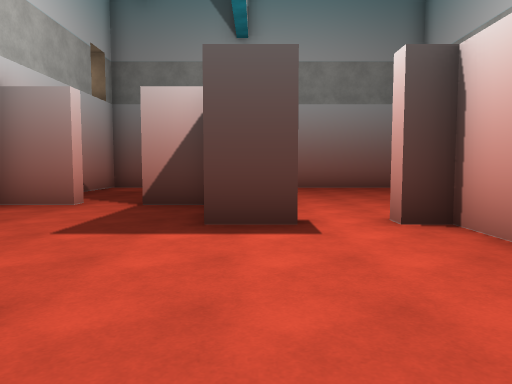
View 1 (above)

14 first-person views from a walk through a Unity game level. The camera is 1.4 m above the floor, tilts 4° down and sees 70° across. Doors are open. The floor is counted in squares, 2 m on a side. Each view is taken from the middle of a square. On the plan, view 1 faces up. The plan holds only what a view shows up to about 11 squares ahead; the rest is blank. The place goes on beyond the plan. Some surface patterns are stand-ins.

View 2
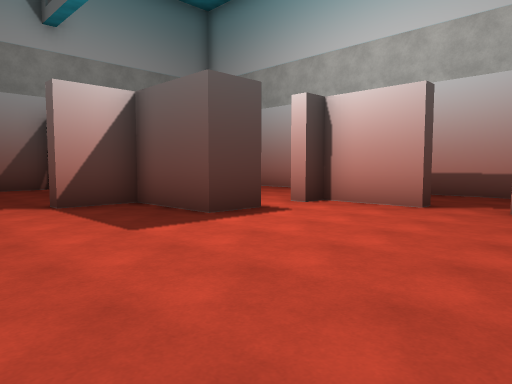

View 3
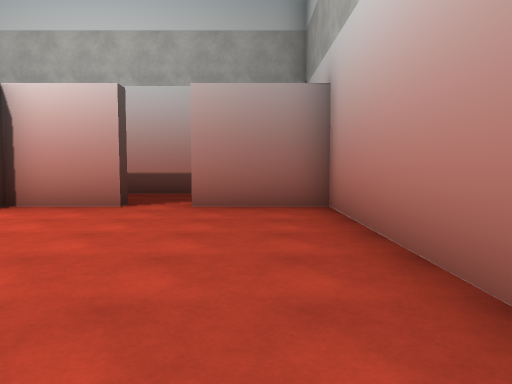

View 4
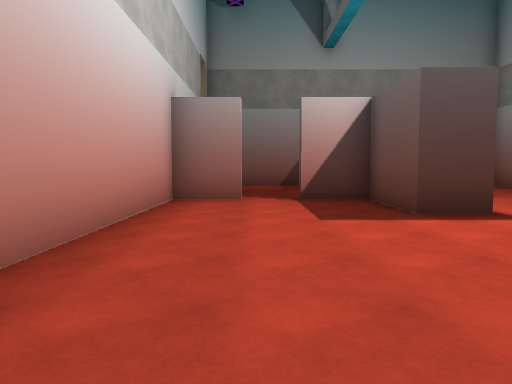

View 5
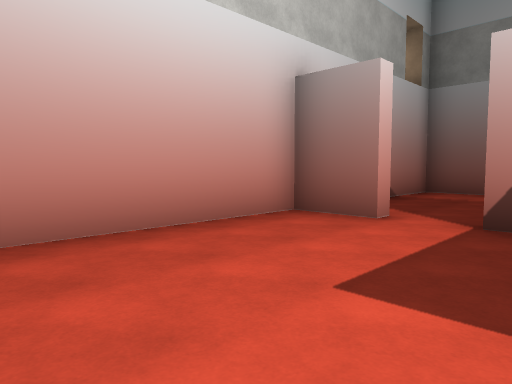

View 6
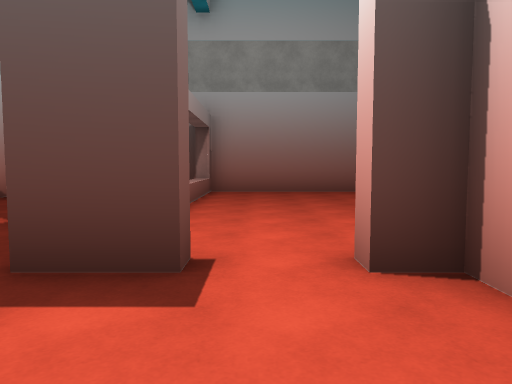

View 7
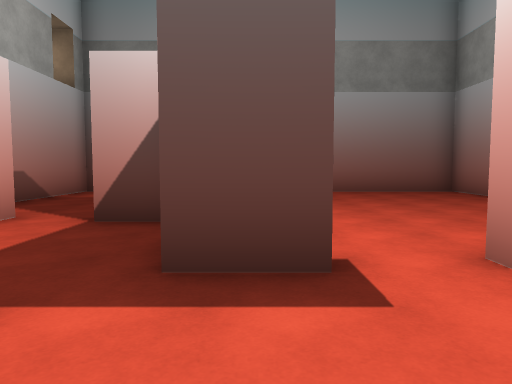

View 8
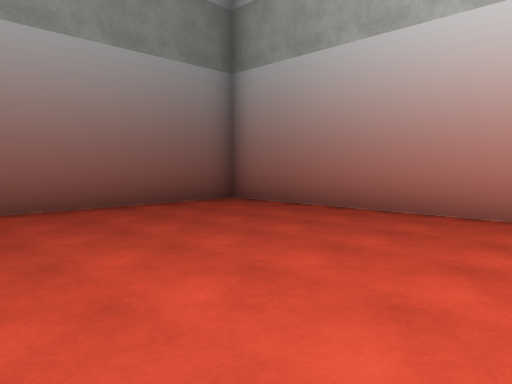

View 9
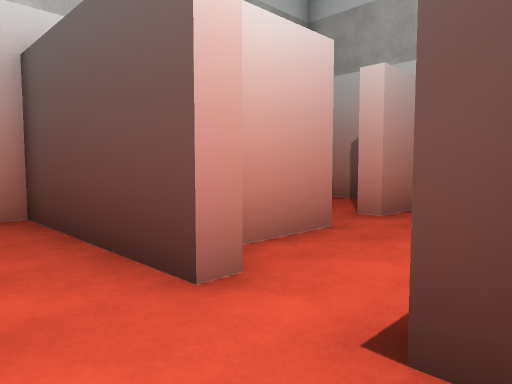

View 10
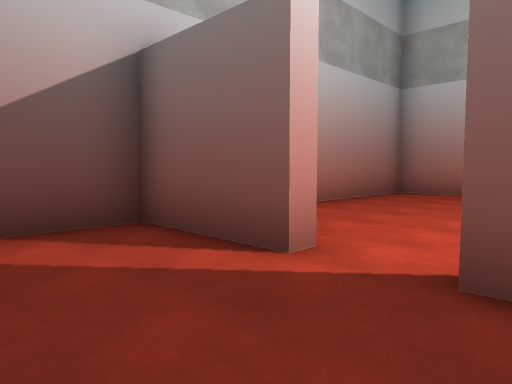

View 11
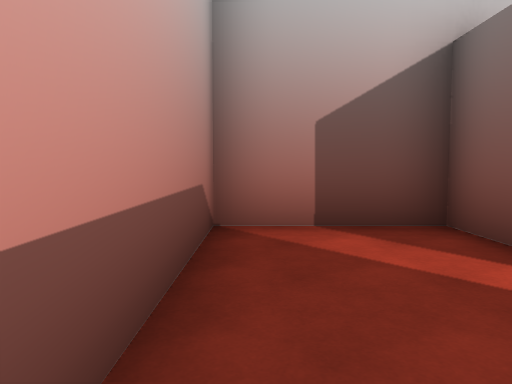

View 12
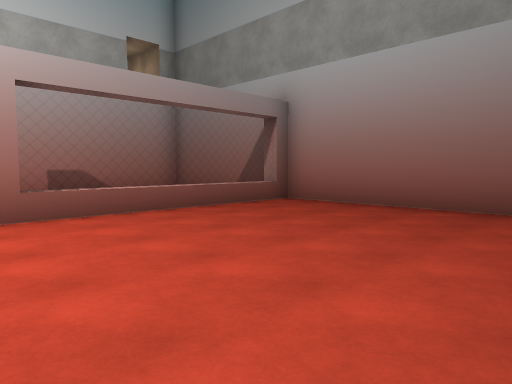

View 13
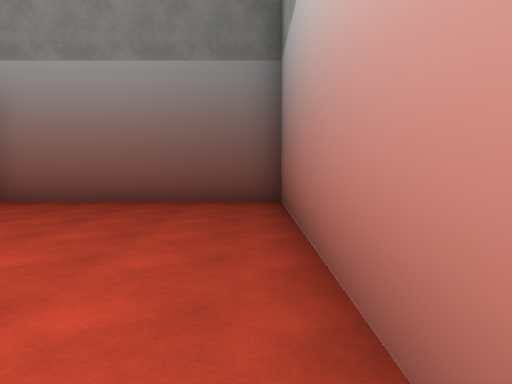

View 14
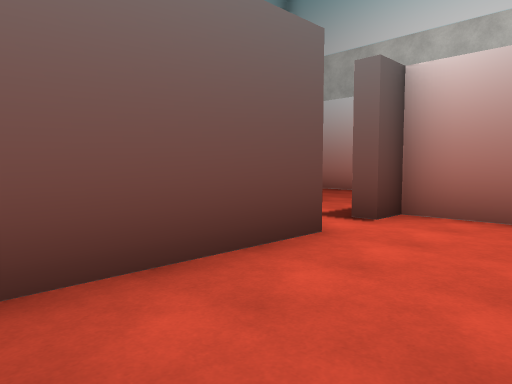

### Floor plan
Ten units are one square. View 1 is at (0, 0); x grows to the right and y downward. Boxes are objects, and circles mark ways between rooms. Rooms are numbered by the first view taken in them; rooms with no view inside come last. Other rooms are left out.
<svg viewBox="-52 -128 112 146">
<path fill="none" stroke="#000" d="M-47 -4 -47 13 24 13 24 -11M5 -44 -6 -44 -6 -66 -21 -66M24 -24 24 -44M-33 -66 -47 -66 -47 -11M16 -48 55 -48 55 -123 -2 -123 -2 -48 5 -48 5 -44M24 -11 27 -11 27 13 55 13 55 -34M-6 -123 -47 -123 -47 -80"/>
<circle cx="10" cy="-45" r="3" fill="#2a7"/>
<circle cx="25" cy="-15" r="3" fill="#2a7"/>
<circle cx="-25" cy="-70" r="3" fill="#2a7"/>
<text x="-20" y="-20">1</text>
<text x="30" y="-80">2</text>
<text x="40" y="-10">3</text>
<text x="-30" y="-100">4</text>
</svg>
Room 1 opens to room 2. Room 1 opens to room 3. Room 1 opens to room 4.

Where each view was taken, in squares from view 1:
view 1: 0 up, 0 right, facing up
view 2: 0 up, 4 left, facing up-right
view 3: 0 up, 4 left, facing right
view 4: 1 down, 3 left, facing up
view 5: 2 up, 1 left, facing up-left
view 6: 2 up, 1 right, facing up
view 7: 2 up, 0 right, facing up
view 8: 6 up, 0 right, facing up-right
view 9: 6 up, 0 right, facing down-right
view 10: 3 up, 5 right, facing down-left
view 11: 3 up, 5 right, facing down
view 12: 6 up, 5 right, facing up-left
view 13: 5 up, 5 right, facing up
view 14: 7 up, 5 right, facing down-left
